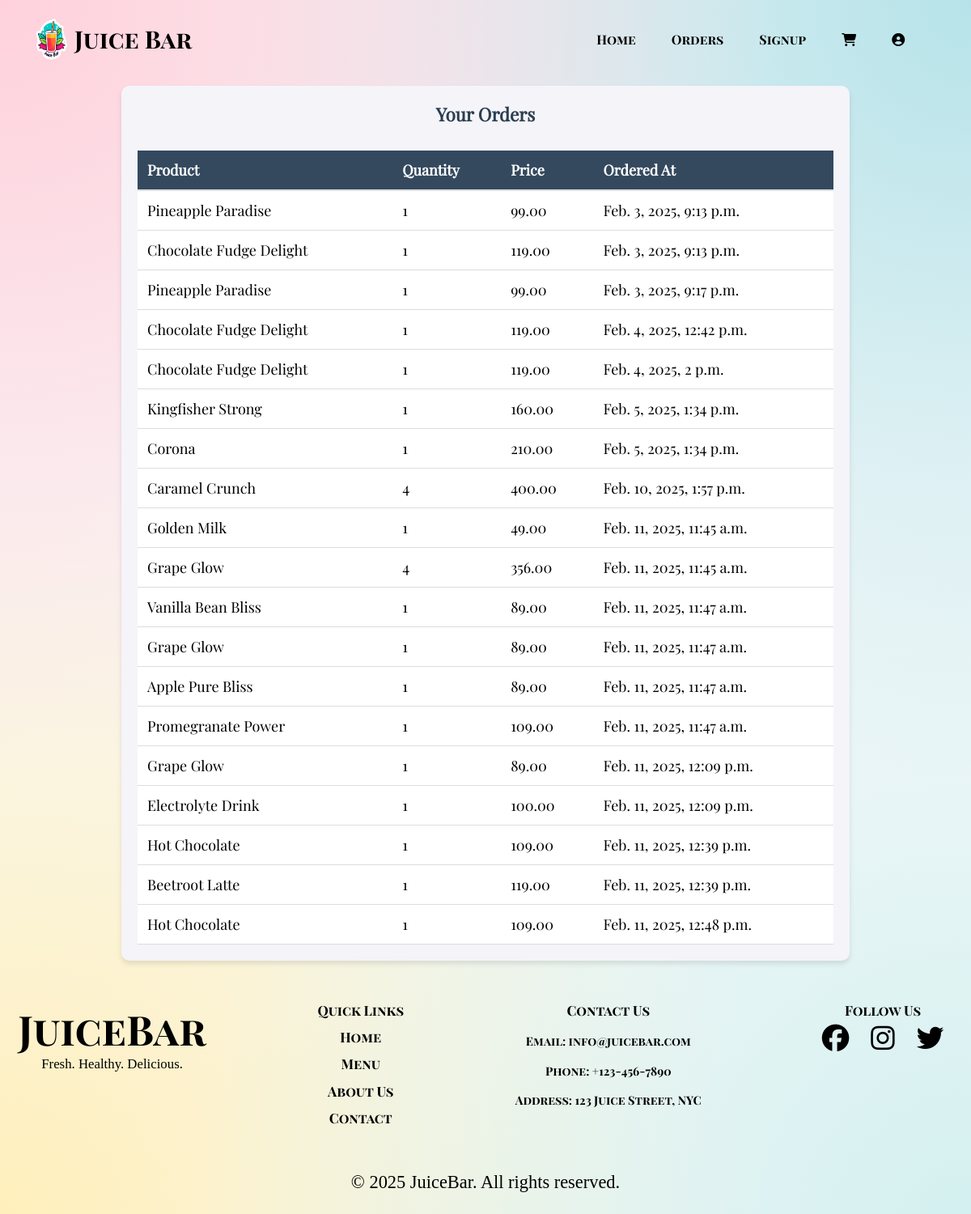
The app's page /orders/ (signed in) with its own data.
### myapp/models.py (models this page shows, shortened)
class Orders(models.Model):
    user = models.ForeignKey(CustomUser, on_delete=models.CASCADE)
    product = models.ForeignKey(products, on_delete=models.CASCADE)
    quantity = models.PositiveIntegerField(default=1)
    price = models.DecimalField(max_digits=10, decimal_places=2)
    ordered_at = models.DateTimeField(auto_now_add=True)

class products(models.Model):
    image=models.ImageField(upload_to='static/images/')
    productName=models.CharField(max_length=50)
    productPrice=models.IntegerField(null=True)
    quantity=models.CharField(null=True,max_length=30)
    Category=models.CharField(null=True,max_length=40)
    Discount=models.IntegerField(default=0)

### myapp/views.py (the view)
# urls.py: path('orders/',orders,name='orders'),
@login_required(login_url='signup')
def orders(request):
    user_orders = Orders.objects.filter(user=request.user)
    return render(request, 'orders.html', {'orders': user_orders})

### templates/orders.html
{% extends 'base.html' %}
{% load static %}
{% block link %}
<link rel="stylesheet" href="{% static 'orders.css' %}">
{% endblock link %}
{% block body %}
<div id="empty"></div>
<div class="orders-container">
    <h2 class="orders-heading">Your Orders</h2>
    {% if orders %}
        <table class="orders-table">
            <thead>
                <tr>
                    <th>Product</th>
                    <th>Quantity</th>
                    <th>Price</th>
                    <th>Ordered At</th>
                </tr>
            </thead>
            <tbody>
                {% for order in orders %}
                    <tr>
                        <td>{{ order.product.productName }}</td>
                        <td>{{ order.quantity }}</td>
                        <td>{{ order.price }}</td>
                        <td>{{ order.ordered_at }}</td>
                    </tr>
                {% endfor %}
            </tbody>
        </table>
    {% else %}
        <div class="no-orders-message">
            You have not placed any orders yet.
        </div>
    {% endif %}
</div>
{% endblock body %}

### static/base.css (style rules this page uses)
* { margin:0; padding:0; box-sizing: border-box; text-decoration: none; border: none; outline: none; }
html { font-size: 70%; }
body { width:100%; height:auto; background:radial-gradient(circle at 0% 0%, #ffd1dc, transparent 50%), radial-gradient(circle at 100% 0%, #b6e3e9, transparent 50%), radial-gradient(circle at 100% 100%, #d4f0f0, transparent 50%), radial-gradient(circle at 0% 100%, #ffefba, transparent 50%), #f8f9fa; background-attachment: fixed; }
#empty { width:100%; height:5rem; display:grid; }

### static/orders.css (style rules this page uses)
.orders-container { max-width: 900px; font-family: pfdsb, sans-serif; font-size: 18px; margin: 50px auto; padding: 20px; background-color: #f4f4f9; border-radius: 10px; box-shadow: 0 4px 6px rgba(0, 0, 0, 0.1); }
.orders-heading { text-align: center; color: #2c3e50; font-size: 2rem; margin-bottom: 30px; }
.orders-table { width: 100%; border-collapse: collapse; }
.orders-table th { background-color: #34495e; color: #fff; padding: 12px; text-align: left; font-weight: bold; border-bottom: 2px solid #ddd; }
.orders-table td { background-color: #fff; padding: 12px; text-align: left; border-bottom: 1px solid #ddd; }

### records on screen
Orders: product.productName "Pineapple Paradise", quantity "1", price "99.00", ordered_at "Feb. 3, 2025, 9:13 p.m."
Orders: product.productName "Chocolate Fudge Delight", quantity "1", price "119.00", ordered_at "Feb. 3, 2025, 9:13 p.m."
Orders: product.productName "Pineapple Paradise", quantity "1", price "99.00", ordered_at "Feb. 3, 2025, 9:17 p.m."
Orders: product.productName "Chocolate Fudge Delight", quantity "1", price "119.00", ordered_at "Feb. 4, 2025, 12:42 p.m."
Orders: product.productName "Chocolate Fudge Delight", quantity "1", price "119.00", ordered_at "Feb. 4, 2025, 2 p.m."
Orders: product.productName "Kingfisher Strong", quantity "1", price "160.00", ordered_at "Feb. 5, 2025, 1:34 p.m."
Orders: product.productName "Corona", quantity "1", price "210.00", ordered_at "Feb. 5, 2025, 1:34 p.m."
Orders: product.productName "Caramel Crunch", quantity "4", price "400.00", ordered_at "Feb. 10, 2025, 1:57 p.m."
Orders: product.productName "Golden Milk", quantity "1", price "49.00", ordered_at "Feb. 11, 2025, 11:45 a.m."
Orders: product.productName "Grape Glow", quantity "4", price "356.00", ordered_at "Feb. 11, 2025, 11:45 a.m."
Orders: product.productName "Vanilla Bean Bliss", quantity "1", price "89.00", ordered_at "Feb. 11, 2025, 11:47 a.m."
Orders: product.productName "Grape Glow", quantity "1", price "89.00", ordered_at "Feb. 11, 2025, 11:47 a.m."
Orders: product.productName "Apple Pure Bliss", quantity "1", price "89.00", ordered_at "Feb. 11, 2025, 11:47 a.m."
Orders: product.productName "Promegranate Power", quantity "1", price "109.00", ordered_at "Feb. 11, 2025, 11:47 a.m."
Orders: product.productName "Grape Glow", quantity "1", price "89.00", ordered_at "Feb. 11, 2025, 12:09 p.m."
Orders: product.productName "Electrolyte Drink", quantity "1", price "100.00", ordered_at "Feb. 11, 2025, 12:09 p.m."
Orders: product.productName "Hot Chocolate", quantity "1", price "109.00", ordered_at "Feb. 11, 2025, 12:39 p.m."
Orders: product.productName "Beetroot Latte", quantity "1", price "119.00", ordered_at "Feb. 11, 2025, 12:39 p.m."
Orders: product.productName "Hot Chocolate", quantity "1", price "109.00", ordered_at "Feb. 11, 2025, 12:48 p.m."
